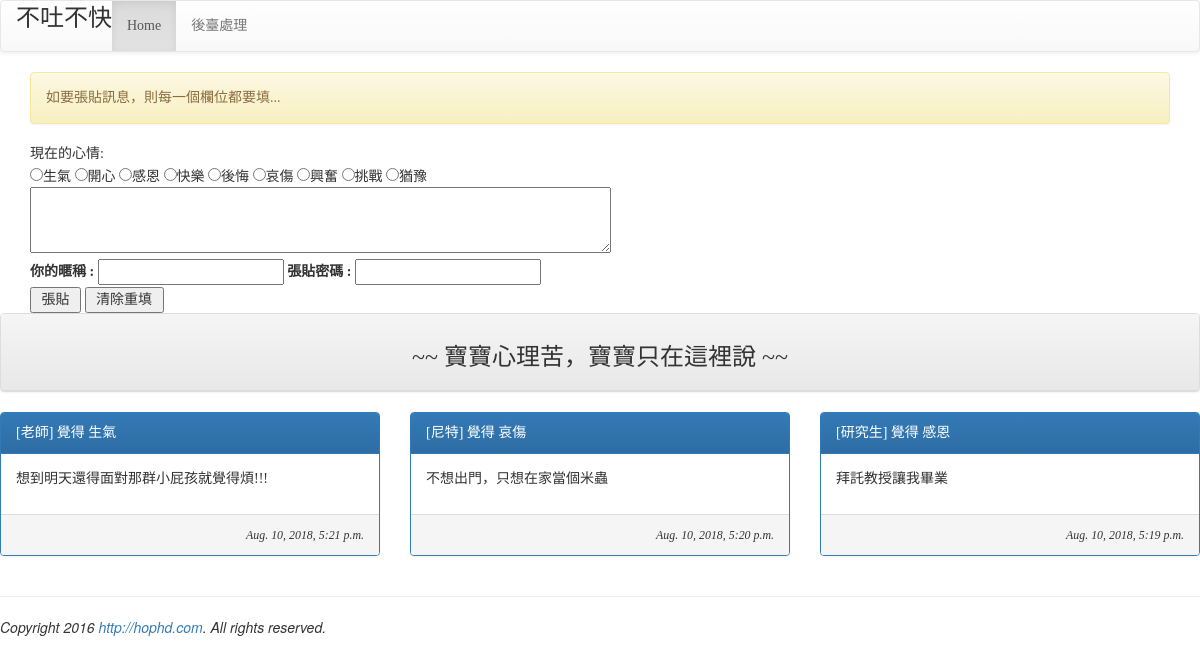
Before: / with the older database file.
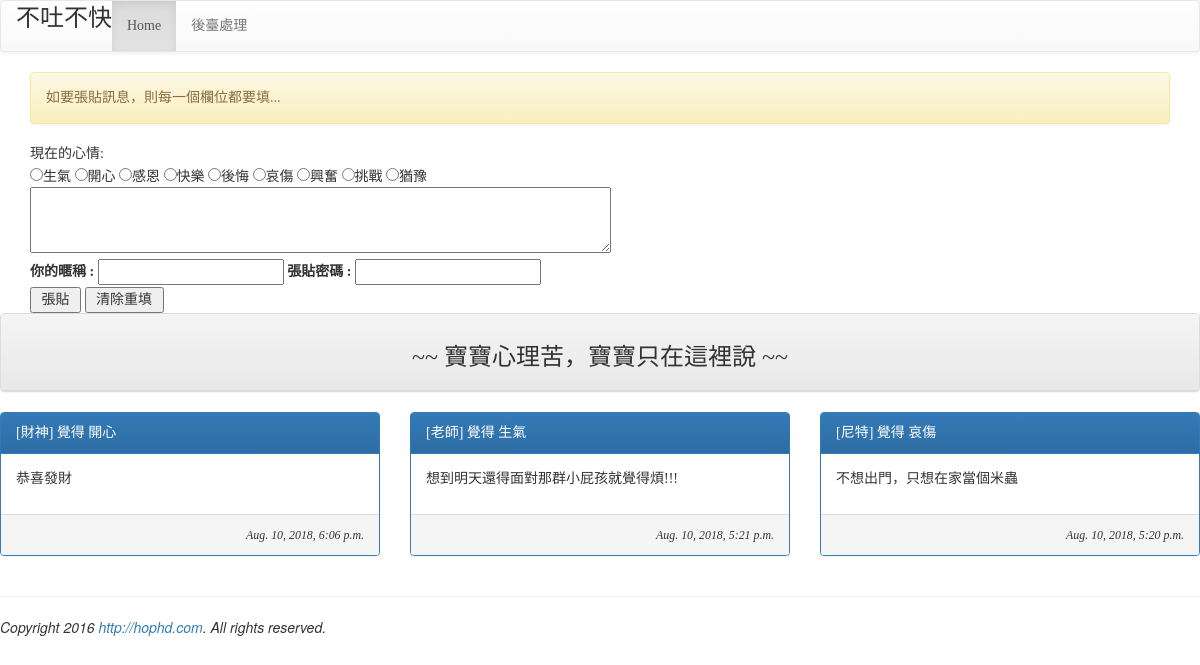
After: the same page with the newer database file.
### mysite/models.py (models this page shows, shortened)
class Mood(models.Model):
    status = models.CharField(max_length=10, null=False)
    def __str__(self):
        return self.status

class Post(models.Model):
    mood = models.ForeignKey('Mood', on_delete=models.CASCADE)
    nickname = models.CharField(max_length=10, default='不願意洩漏身分的人')
    message = models.TextField(null=False)
    del_pass = models.CharField(max_length=10)
    pub_time = models.DateTimeField(auto_now=True)
    enabled = models.BooleanField(default=False)

### mysite/views.py (the view)
# urls.py: path('', index),
def index(request):
    posts = models.Post.objects.filter(enabled=True).order_by('-pub_time')[:3]
    moods = models.Mood.objects.all()
    try:
        user_id = request.GET['user_id']
        user_pass = request.GET['user_pass']
        user_post = request.GET['user_post']
        user_mood = request.GET['mood']
    except:
        user_id = None
        message = '如要張貼訊息，則每一個欄位都要填...'
    if user_id != None:
        mood = models.Mood.objects.get(status=user_mood)
        post = models.Post.objects.create(mood=mood, nickname=user_id, del_pass=user_pass, message=user_post, enabled=True)
        post.save()
        message='成功儲存!請記得你的編輯密碼[{}]!，訊息須經審查後才會顯示。'.format(user_pass)
    return render(request, 'index.html', locals())

### mysite/templates/index.html (shortened to what this page needs)
{% extends "base.html" %}
{% block content %}
<div class='container'>
{% if message %}
    <div class='alert alert-warning'>{{ message }}</div>
{% endif %}
<form name='my form' action='/' method='GET'>
    現在的心情:<br/>
    {% for m in moods %}
    <input type='radio' name='mood' value='{{ m.status }}'>{{ m.status }}
    {% endfor %}
    <br/>
    <textarea name='user_post' rows=3 cols=70></textarea><br/>
    <label for='user_id'>你的暱稱 : </label>
    <input id='user_id' type='text' name='user_id'>
    <label for='user_pass'>張貼密碼 : </label>
    <input id='user_pass' type='password' name='user_pass'><br/>
    <input type='submit' value=' 張貼 '>
    <input type='reset' value=' 清除重填 '>
</form>
</div>
<div class='row'>
    <div class='col-md-12'>
        <div class='panel panel-default'>
            <div class='panel-heading' align=center>
                <h3>~~ 寶寶心理苦，寶寶只在這裡說 ~~</h3>
            </div>
        </div>
    </div>
</div>
<div class='row'>
{% for p in posts %}
    <div class="col-sm-12 col-md-4">
        <div class='panel panel-primary'>
            <div class='panel-heading'>[{{ p.nickname }}] 覺得 {{ p.mood }}</div>
            <div class='panel-body'>{{ p.message | linebreaks }}</div>
            <div class='panel-footer' align='right'>
                <i><small>{{ p.pub_time }}</small></i>
            </div>
        </div>
    </div>
{% endfor %}
</div>
{% endblock %}

### mysite/templates/base.html (shortened to what this page needs)
<!DOCTYPE html>
<html>
    <head>
<link rel="stylesheet" href="https://maxcdn.bootstrapcdn.com/bootstrap/3.3.7/css/bootstrap.min.css">
<link rel="stylesheet" href="https://maxcdn.bootstrapcdn.com/bootstrap/3.3.7/css/bootstrap-theme.min.css">
    </head>
    <body>
        {% include "header.html" %}
        {% block content %} {% endblock %}
        {% include "footer.html" %}
    </body>
</html>

### mysite/templates/header.html
    <nav class='navbar navbar-default'>
        <div class='container-fluid'>
            <div class='navbar-header'>
                <div class='navbar_brand' align=center>
                    <font size=5>不吐不快</font>
                </div>
            </div>
            <ul class='nav navbar-nav'>
                <li class='active'><a href='/'>Home</a></li>
                <li><a href='/admin'>後臺處理</a></li>
            </ul>
        </div>
    </nav>

### mysite/templates/footer.html
<hr>
{% load static %}
<em>Copyright 2016 <a href='/'>http://hophd.com</a>. All rights reserved.</em>

### mysite/templates/base.html (style rules this page uses)
h1, h2, h3, h4, h5, p, div { font-family: 微軟正黑體; }

Changed rows visible on the page:
no longer on this page (row unchanged): Post: nickname "研究生", mood "感恩", message "拜託教授讓我畢業", pub_time "Aug. 10, 2018, 5:19 p.m."
added Post: nickname "財神", mood "開心", message "恭喜發財", pub_time "Aug. 10, 2018, 6:06 p.m."
